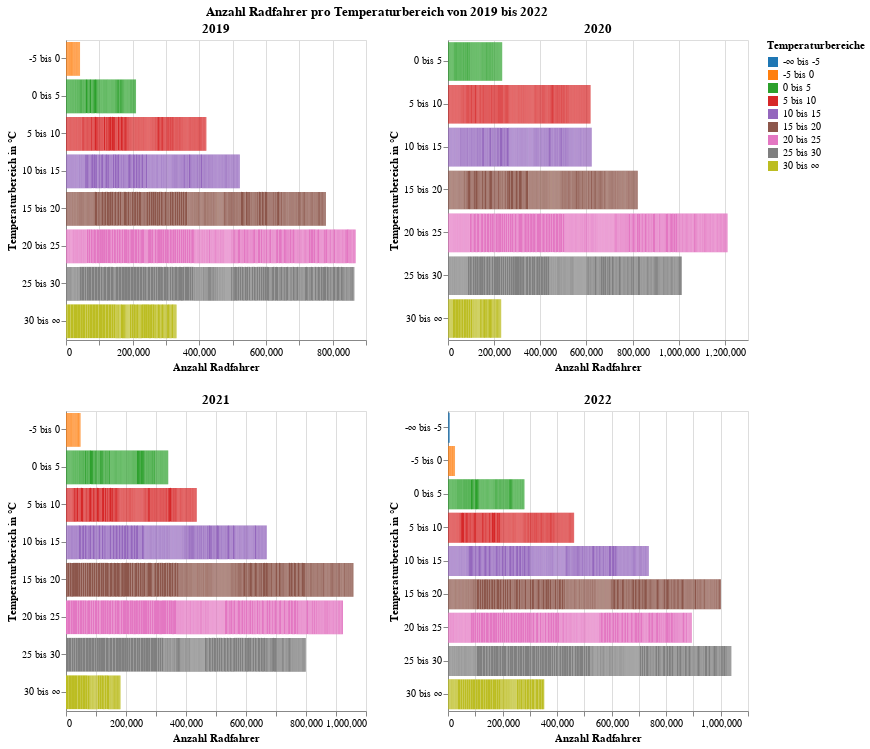

The code cell stored with this chart in its notebook:
### Markdown cell above
# Anzahl Radfahrer pro Temperaturbereich von 2019 bis 2022

### Code cell
def create_charts(file_paths):
    # Daten für alle Jahre kombinieren
    data = pd.concat([pd.read_csv(file_path) for file_path in file_paths])

    # Konvertiere 'max.temp' zu numerischem Datentyp
    data['max.temp'] = pd.to_numeric(data['max.temp'], errors='coerce')

    # Bins für die Temperatur erstellen
    temperature_bins = [-float('inf'), -5, 0, 5, 10, 15, 20, 25, 30, float('inf')]
    temperature_labels = ['-∞ bis -5','-5 bis 0', '0 bis 5', '5 bis 10', '10 bis 15', '15 bis 20', '20 bis 25', '25 bis 30', '30 bis ∞']

    # Daten in Bins einteilen
    data['Temperature Bin'] = pd.cut(data['max.temp'], bins=temperature_bins, labels=temperature_labels, right=False)

    # Konvertiere 'datum' zu einem Datetime-Wert
    data['datum'] = pd.to_datetime(data['datum'], errors='coerce')

    # Erstelle Diagramme für jedes Jahr
    charts = []

    for year in [2019, 2020, 2021, 2022]:  # Ändere die Jahre entsprechend deiner Daten
        year_data = data[data['datum'].dt.year == year]
        chart = alt.Chart(year_data).mark_bar().encode(
            alt.Y('Temperature Bin:N', title='Temperaturbereich in °C', sort=temperature_labels),
            alt.X('gesamt:Q', title='Anzahl Radfahrer'),
            color=alt.Color('Temperature Bin:N', legend=alt.Legend(title='Temperaturbereiche'), sort=temperature_labels).scale(scheme="category10"),
            tooltip=['Temperature Bin:N', 'gesamt:Q']
        ).properties(
            title=f'{year}',
            width=300,  # Reduziere die Breite der Diagramme, um Platz für beide zu schaffen
            height=300
        )

        charts.append(chart)

    # Diagramme nebeneinander anzeigen
    combined_chart = alt.vconcat(
        alt.hconcat(charts[0], charts[1],
            title=alt.TitleParams(
            text='Anzahl Radfahrer pro Temperaturbereich von 2019 bis 2022',
            align='center',
            anchor='middle'
            ),       
                   ),
        alt.hconcat(charts[2], charts[3])
    ).resolve_scale(x='independent')

    return combined_chart

chart = create_charts(file_paths)

chart

### Figure 1 — Vega specification as saved in the notebook (floating-point values rounded to 4 significant figures; data arrays with more than 128 entries replaced by an {"elided": "..."} marker saying what was removed)
{"$schema": "https://vega.github.io/schema/vega/v5.json", "data": [{"name": "source_0"}, {"name": "data_0", "values": {"elided": "2125 records"}}, {"name": "source_1"}, {"name": "data_1", "values": {"elided": "2180 records"}}, {"name": "source_2"}, {"name": "data_2", "values": {"elided": "1886 records"}}, {"name": "source_3"}, {"name": "data_3", "values": {"elided": "2112 records"}}, {"name": "source_0_color_domain_Temperature Bin_0", "values": [{"Temperature Bin": "5 bis 10", "sort_field": 3.0}, {"Temperature Bin": "0 bis 5", "sort_field": 2.0}, {"Temperature Bin": "-5 bis 0", "sort_field": 1.0}, {"Temperature Bin": "15 bis 20", "sort_field": 5.0}, {"Temperature Bin": "10 bis 15", "sort_field": 4.0}, {"Temperature Bin": "20 bis 25", "sort_field": 6.0}, {"Temperature Bin": "25 bis 30", "sort_field": 7.0}, {"Temperature Bin": "30 bis ∞", "sort_field": 8.0}]}, {"name": "source_1_color_domain_Temperature Bin_1", "values": [{"Temperature Bin": "0 bis 5", "sort_field": 2.0}, {"Temperature Bin": "5 bis 10", "sort_field": 3.0}, {"Temperature Bin": "10 bis 15", "sort_field": 4.0}, {"Temperature Bin": "15 bis 20", "sort_field": 5.0}, {"Temperature Bin": "20 bis 25", "sort_field": 6.0}, {"Temperature Bin": "25 bis 30", "sort_field": 7.0}, {"Temperature Bin": "30 bis ∞", "sort_field": 8.0}]}, {"name": "source_2_color_domain_Temperature Bin_2", "values": [{"Temperature Bin": "0 bis 5", "sort_field": 2.0}, {"Temperature Bin": "-5 bis 0", "sort_field": 1.0}, {"Temperature Bin": "5 bis 10", "sort_field": 3.0}, {"Temperature Bin": "10 bis 15", "sort_field": 4.0}, {"Temperature Bin": "15 bis 20", "sort_field": 5.0}, {"Temperature Bin": "20 bis 25", "sort_field": 6.0}, {"Temperature Bin": "25 bis 30", "sort_field": 7.0}, {"Temperature Bin": "30 bis ∞", "sort_field": 8.0}]}, {"name": "source_3_color_domain_Temperature Bin_3", "values": [{"Temperature Bin": "10 bis 15", "sort_field": 4.0}, {"Temperature Bin": "15 bis 20", "sort_field": 5.0}, {"Temperature Bin": "0 bis 5", "sort_field": 2.0}, {"Temperature Bin": "-5 bis 0", "sort_field": 1.0}, {"Temperature Bin": "5 bis 10", "sort_field": 3.0}, {"Temperature Bin": "20 bis 25", "sort_field": 6.0}, {"Temperature Bin": "25 bis 30", "sort_field": 7.0}, {"Temperature Bin": "30 bis ∞", "sort_field": 8.0}, {"Temperature Bin": "-∞ bis -5", "sort_field": 0.0}]}, {"name": "source_0_concat_0_concat_0_y_domain_Temperature Bin", "values": [{"Temperature Bin": "5 bis 10", "sort_field": 3.0}, {"Temperature Bin": "0 bis 5", "sort_field": 2.0}, {"Temperature Bin": "-5 bis 0", "sort_field": 1.0}, {"Temperature Bin": "15 bis 20", "sort_field": 5.0}, {"Temperature Bin": "10 bis 15", "sort_field": 4.0}, {"Temperature Bin": "20 bis 25", "sort_field": 6.0}, {"Temperature Bin": "25 bis 30", "sort_field": 7.0}, {"Temperature Bin": "30 bis ∞", "sort_field": 8.0}]}, {"name": "source_1_concat_0_concat_1_y_domain_Temperature Bin", "values": [{"Temperature Bin": "0 bis 5", "sort_field": 2.0}, {"Temperature Bin": "5 bis 10", "sort_field": 3.0}, {"Temperature Bin": "10 bis 15", "sort_field": 4.0}, {"Temperature Bin": "15 bis 20", "sort_field": 5.0}, {"Temperature Bin": "20 bis 25", "sort_field": 6.0}, {"Temperature Bin": "25 bis 30", "sort_field": 7.0}, {"Temperature Bin": "30 bis ∞", "sort_field": 8.0}]}, {"name": "source_2_concat_1_concat_0_y_domain_Temperature Bin", "values": [{"Temperature Bin": "0 bis 5", "sort_field": 2.0}, {"Temperature Bin": "-5 bis 0", "sort_field": 1.0}, {"Temperature Bin": "5 bis 10", "sort_field": 3.0}, {"Temperature Bin": "10 bis 15", "sort_field": 4.0}, {"Temperature Bin": "15 bis 20", "sort_field": 5.0}, {"Temperature Bin": "20 bis 25", "sort_field": 6.0}, {"Temperature Bin": "25 bis 30", "sort_field": 7.0}, {"Temperature Bin": "30 bis ∞", "sort_field": 8.0}]}, {"name": "source_3_concat_1_concat_1_y_domain_Temperature Bin", "values": [{"Temperature Bin": "10 bis 15", "sort_field": 4.0}, {"Temperature Bin": "15 bis 20", "sort_field": 5.0}, {"Temperature Bin": "0 bis 5", "sort_field": 2.0}, {"Temperature Bin": "-5 bis 0", "sort_field": 1.0}, {"Temperature Bin": "5 bis 10", "sort_field": 3.0}, {"Temperature Bin": "20 bis 25", "sort_field": 6.0}, {"Temperature Bin": "25 bis 30", "sort_field": 7.0}, {"Temperature Bin": "30 bis ∞", "sort_field": 8.0}, {"Temperature Bin": "-∞ bis -5", "sort_field": 0.0}]}], "signals": [{"name": "childHeight", "value": 300}, {"name": "concat_0_childWidth", "value": 300}, {"name": "concat_1_childWidth", "value": 300}], "marks": [{"type": "group", "name": "concat_0_group", "marks": [{"type": "group", "name": "concat_0_concat_0_group", "encode": {"update": {"width": {"signal": "concat_0_childWidth"}, "height": {"signal": "childHeight"}}}, "marks": [{"type": "rect", "name": "concat_0_concat_0_marks", "from": {"data": "data_0"}, "encode": {"update": {"fill": {"field": "Temperature Bin", "scale": "color"}, "tooltip": {"signal": "{\"Temperature Bin\": isValid(datum[\"Temperature Bin\"]) ? datum[\"Temperature Bin\"] : \"\"+datum[\"Temperature Bin\"], \"gesamt\": format(datum[\"gesamt\"], \"\")}"}, "description": {"signal": "\"Anzahl Radfahrer: \" + (format(datum[\"gesamt\"], \"\")) + \"; Temperaturbereich in °C: \" + (isValid(datum[\"Temperature Bin\"]) ? datum[\"Temperature Bin\"] : \"\"+datum[\"Temperature Bin\"]) + \"; Temperature Bin: \" + (isValid(datum[\"Temperature Bin\"]) ? datum[\"Temperature Bin\"] : \"\"+datum[\"Temperature Bin\"]) + \"; gesamt: \" + (format(datum[\"gesamt\"], \"\"))"}, "y": {"field": "Temperature Bin", "scale": "concat_0_concat_0_y"}, "height": {"signal": "max(0.25, bandwidth('concat_0_concat_0_y'))"}, "ariaRoleDescription": {"value": "bar"}, "x": {"field": "gesamt_end", "scale": "concat_0_concat_0_x"}, "x2": {"field": "gesamt_start", "scale": "concat_0_concat_0_x"}}}, "style": ["bar"]}], "axes": [{"scale": "concat_0_concat_0_x", "maxExtent": 0, "zindex": 0, "orient": "bottom", "gridScale": "concat_0_concat_0_y", "domain": false, "labels": false, "aria": false, "grid": true, "minExtent": 0, "ticks": false, "tickCount": {"signal": "ceil(concat_0_childWidth/40)"}}, {"scale": "concat_0_concat_0_x", "labelOverlap": true, "zindex": 0, "tickCount": {"signal": "ceil(concat_0_childWidth/40)"}, "orient": "bottom", "grid": false, "labelFlush": true, "title": "Anzahl Radfahrer"}, {"scale": "concat_0_concat_0_y", "zindex": 0, "orient": "left", "grid": false, "title": "Temperaturbereich in °C"}], "title": {"text": "2019", "frame": "group"}, "style": "cell"}, {"type": "group", "name": "concat_0_concat_1_group", "encode": {"update": {"width": {"signal": "concat_0_childWidth"}, "height": {"signal": "childHeight"}}}, "marks": [{"type": "rect", "name": "concat_0_concat_1_marks", "from": {"data": "data_1"}, "encode": {"update": {"fill": {"field": "Temperature Bin", "scale": "color"}, "ariaRoleDescription": {"value": "bar"}, "description": {"signal": "\"Anzahl Radfahrer: \" + (format(datum[\"gesamt\"], \"\")) + \"; Temperaturbereich in °C: \" + (isValid(datum[\"Temperature Bin\"]) ? datum[\"Temperature Bin\"] : \"\"+datum[\"Temperature Bin\"]) + \"; Temperature Bin: \" + (isValid(datum[\"Temperature Bin\"]) ? datum[\"Temperature Bin\"] : \"\"+datum[\"Temperature Bin\"]) + \"; gesamt: \" + (format(datum[\"gesamt\"], \"\"))"}, "x": {"field": "gesamt_end", "scale": "concat_0_concat_1_x"}, "tooltip": {"signal": "{\"Temperature Bin\": isValid(datum[\"Temperature Bin\"]) ? datum[\"Temperature Bin\"] : \"\"+datum[\"Temperature Bin\"], \"gesamt\": format(datum[\"gesamt\"], \"\")}"}, "y": {"field": "Temperature Bin", "scale": "concat_0_concat_1_y"}, "height": {"signal": "max(0.25, bandwidth('concat_0_concat_1_y'))"}, "x2": {"field": "gesamt_start", "scale": "concat_0_concat_1_x"}}}, "style": ["bar"]}], "axes": [{"scale": "concat_0_concat_1_x", "domain": false, "tickCount": {"signal": "ceil(concat_0_childWidth/40)"}, "grid": true, "aria": false, "minExtent": 0, "orient": "bottom", "labels": false, "zindex": 0, "gridScale": "concat_0_concat_1_y", "maxExtent": 0, "ticks": false}, {"scale": "concat_0_concat_1_x", "labelFlush": true, "tickCount": {"signal": "ceil(concat_0_childWidth/40)"}, "grid": false, "title": "Anzahl Radfahrer", "orient": "bottom", "zindex": 0, "labelOverlap": true}, {"scale": "concat_0_concat_1_y", "grid": false, "zindex": 0, "title": "Temperaturbereich in °C", "orient": "left"}], "title": {"text": "2020", "frame": "group"}, "style": "cell"}], "title": {"text": "Anzahl Radfahrer pro Temperaturbereich von 2019 bis 2022", "align": "center", "anchor": "middle"}, "layout": {"padding": 20, "bounds": "full", "align": "each"}}, {"type": "group", "name": "concat_1_group", "marks": [{"type": "group", "name": "concat_1_concat_0_group", "encode": {"update": {"width": {"signal": "concat_1_childWidth"}, "height": {"signal": "childHeight"}}}, "marks": [{"type": "rect", "name": "concat_1_concat_0_marks", "from": {"data": "data_2"}, "encode": {"update": {"x": {"field": "gesamt_end", "scale": "concat_1_concat_0_x"}, "fill": {"field": "Temperature Bin", "scale": "color"}, "x2": {"field": "gesamt_start", "scale": "concat_1_concat_0_x"}, "height": {"signal": "max(0.25, bandwidth('concat_1_concat_0_y'))"}, "ariaRoleDescription": {"value": "bar"}, "description": {"signal": "\"Anzahl Radfahrer: \" + (format(datum[\"gesamt\"], \"\")) + \"; Temperaturbereich in °C: \" + (isValid(datum[\"Temperature Bin\"]) ? datum[\"Temperature Bin\"] : \"\"+datum[\"Temperature Bin\"]) + \"; Temperature Bin: \" + (isValid(datum[\"Temperature Bin\"]) ? datum[\"Temperature Bin\"] : \"\"+datum[\"Temperature Bin\"]) + \"; gesamt: \" + (format(datum[\"gesamt\"], \"\"))"}, "tooltip": {"signal": "{\"Temperature Bin\": isValid(datum[\"Temperature Bin\"]) ? datum[\"Temperature Bin\"] : \"\"+datum[\"Temperature Bin\"], \"gesamt\": format(datum[\"gesamt\"], \"\")}"}, "y": {"field": "Temperature Bin", "scale": "concat_1_concat_0_y"}}}, "style": ["bar"]}], "axes": [{"scale": "concat_1_concat_0_x", "domain": false, "aria": false, "minExtent": 0, "maxExtent": 0, "ticks": false, "labels": false, "grid": true, "gridScale": "concat_1_concat_0_y", "orient": "bottom", "tickCount": {"signal": "ceil(concat_1_childWidth/40)"}, "zindex": 0}, {"scale": "concat_1_concat_0_x", "tickCount": {"signal": "ceil(concat_1_childWidth/40)"}, "zindex": 0, "title": "Anzahl Radfahrer", "orient": "bottom", "grid": false, "labelFlush": true, "labelOverlap": true}, {"scale": "concat_1_concat_0_y", "zindex": 0, "grid": false, "orient": "left", "title": "Temperaturbereich in °C"}], "title": {"text": "2021", "frame": "group"}, "style": "cell"}, {"type": "group", "name": "concat_1_concat_1_group", "encode": {"update": {"height": {"signal": "childHeight"}, "width": {"signal": "concat_1_childWidth"}}}, "marks": [{"type": "rect", "name": "concat_1_concat_1_marks", "from": {"data": "data_3"}, "encode": {"update": {"height": {"signal": "max(0.25, bandwidth('concat_1_concat_1_y'))"}, "ariaRoleDescription": {"value": "bar"}, "description": {"signal": "\"Anzahl Radfahrer: \" + (format(datum[\"gesamt\"], \"\")) + \"; Temperaturbereich in °C: \" + (isValid(datum[\"Temperature Bin\"]) ? datum[\"Temperature Bin\"] : \"\"+datum[\"Temperature Bin\"]) + \"; Temperature Bin: \" + (isValid(datum[\"Temperature Bin\"]) ? datum[\"Temperature Bin\"] : \"\"+datum[\"Temperature Bin\"]) + \"; gesamt: \" + (format(datum[\"gesamt\"], \"\"))"}, "x2": {"field": "gesamt_start", "scale": "concat_1_concat_1_x"}, "x": {"field": "gesamt_end", "scale": "concat_1_concat_1_x"}, "y": {"field": "Temperature Bin", "scale": "concat_1_concat_1_y"}, "tooltip": {"signal": "{\"Temperature Bin\": isValid(datum[\"Temperature Bin\"]) ? datum[\"Temperature Bin\"] : \"\"+datum[\"Temperature Bin\"], \"gesamt\": format(datum[\"gesamt\"], \"\")}"}, "fill": {"field": "Temperature Bin", "scale": "color"}}}, "style": ["bar"]}], "axes": [{"scale": "concat_1_concat_1_x", "zindex": 0, "orient": "bottom", "gridScale": "concat_1_concat_1_y", "tickCount": {"signal": "ceil(concat_1_childWidth/40)"}, "domain": false, "grid": true, "maxExtent": 0, "aria": false, "minExtent": 0, "ticks": false, "labels": false}, {"scale": "concat_1_concat_1_x", "orient": "bottom", "zindex": 0, "title": "Anzahl Radfahrer", "tickCount": {"signal": "ceil(concat_1_childWidth/40)"}, "labelFlush": true, "grid": false, "labelOverlap": true}, {"scale": "concat_1_concat_1_y", "title": "Temperaturbereich in °C", "orient": "left", "zindex": 0, "grid": false}], "title": {"text": "2022", "frame": "group"}, "style": "cell"}], "layout": {"padding": 20, "bounds": "full", "align": "each"}}], "scales": [{"name": "color", "type": "ordinal", "domain": {"fields": [{"data": "source_0_color_domain_Temperature Bin_0", "field": "Temperature Bin"}, {"data": "source_1_color_domain_Temperature Bin_1", "field": "Temperature Bin"}, {"data": "source_2_color_domain_Temperature Bin_2", "field": "Temperature Bin"}, {"data": "source_3_color_domain_Temperature Bin_3", "field": "Temperature Bin"}], "sort": {"op": "max", "field": "sort_field"}}, "range": {"scheme": "category10"}}, {"name": "concat_0_concat_0_x", "type": "linear", "domain": {"data": "data_0", "fields": ["gesamt_start", "gesamt_end"]}, "range": [0, {"signal": "concat_0_childWidth"}], "nice": true, "zero": true}, {"name": "concat_0_concat_0_y", "type": "band", "domain": {"data": "source_0_concat_0_concat_0_y_domain_Temperature Bin", "field": "Temperature Bin", "sort": {"op": "max", "field": "sort_field"}}, "range": [0, {"signal": "childHeight"}], "paddingInner": 0.1, "paddingOuter": 0.05}, {"name": "concat_0_concat_1_x", "type": "linear", "domain": {"data": "data_1", "fields": ["gesamt_start", "gesamt_end"]}, "range": [0, {"signal": "concat_0_childWidth"}], "nice": true, "zero": true}, {"name": "concat_0_concat_1_y", "type": "band", "domain": {"data": "source_1_concat_0_concat_1_y_domain_Temperature Bin", "field": "Temperature Bin", "sort": {"op": "max", "field": "sort_field"}}, "range": [0, {"signal": "childHeight"}], "paddingInner": 0.1, "paddingOuter": 0.05}, {"name": "concat_1_concat_0_x", "type": "linear", "domain": {"data": "data_2", "fields": ["gesamt_start", "gesamt_end"]}, "range": [0, {"signal": "concat_1_childWidth"}], "zero": true, "nice": true}, {"name": "concat_1_concat_0_y", "type": "band", "domain": {"data": "source_2_concat_1_concat_0_y_domain_Temperature Bin", "field": "Temperature Bin", "sort": {"op": "max", "field": "sort_field"}}, "range": [0, {"signal": "childHeight"}], "paddingOuter": 0.05, "paddingInner": 0.1}, {"name": "concat_1_concat_1_x", "type": "linear", "domain": {"data": "data_3", "fields": ["gesamt_start", "gesamt_end"]}, "range": [0, {"signal": "concat_1_childWidth"}], "nice": true, "zero": true}, {"name": "concat_1_concat_1_y", "type": "band", "domain": {"data": "source_3_concat_1_concat_1_y_domain_Temperature Bin", "field": "Temperature Bin", "sort": {"op": "max", "field": "sort_field"}}, "range": [0, {"signal": "childHeight"}], "paddingInner": 0.1, "paddingOuter": 0.05}], "legends": [{"title": "Temperaturbereiche", "fill": "color", "symbolType": "square"}], "padding": 5, "background": "white", "layout": {"padding": 20, "columns": 1, "bounds": "full", "align": "each"}}
